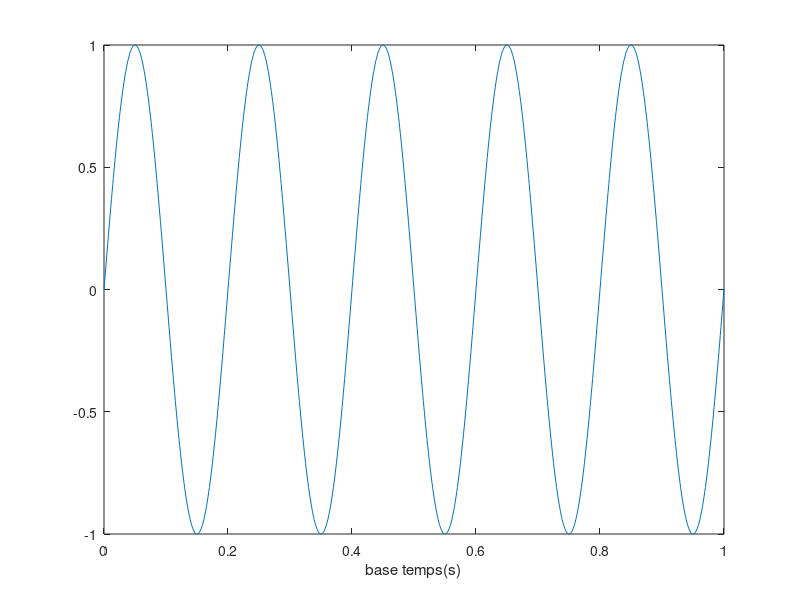

The MATLAB source for this figure:
% creation de la base temps
Fe=1000;
t=0:1/Fe:1;

% generation de la sinusoide
f0=5;
x=sin(2*pi*f0*t);

% affichage
plot(t,x)
xlabel('base temps(s)')
